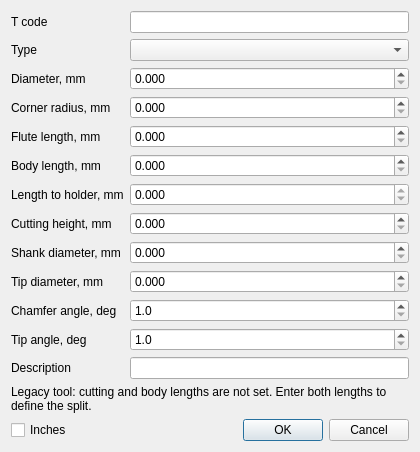
<?xml version="1.0" encoding="UTF-8"?>
<ui version="4.0">
 <class>MillingToolEditor</class>
 <widget class="QDialog" name="MillingToolEditor">
  <property name="minimumSize"><size><width>420</width><height>0</height></size></property>
  <layout class="QVBoxLayout" name="verticalLayout">
   <item><layout class="QFormLayout" name="formLayout">
    <item row="0" column="0"><widget class="QLabel" name="toolCodeLabel"><property name="text"><string>T code</string></property></widget></item><item row="0" column="1"><widget class="QLineEdit" name="toolCode"/></item>
    <item row="1" column="0"><widget class="QLabel" name="toolTypeLabel"><property name="text"><string>Type</string></property></widget></item><item row="1" column="1"><widget class="QComboBox" name="toolType"/></item>
    <item row="2" column="0"><widget class="QLabel" name="diameterLabel"><property name="text"><string>Diameter, mm</string></property></widget></item><item row="2" column="1"><widget class="QDoubleSpinBox" name="diameter"><property name="decimals"><number>3</number></property><property name="maximum"><double>10000.000000000000000</double></property></widget></item>
    <item row="3" column="0"><widget class="QLabel" name="cornerRadiusLabel"><property name="text"><string>Corner radius, mm</string></property></widget></item><item row="3" column="1"><widget class="QDoubleSpinBox" name="cornerRadius"><property name="decimals"><number>3</number></property><property name="maximum"><double>10000.000000000000000</double></property></widget></item>
    <item row="4" column="0"><widget class="QLabel" name="fluteLengthLabel"><property name="text"><string>Flute length, mm</string></property></widget></item><item row="4" column="1"><widget class="QDoubleSpinBox" name="fluteLength"><property name="decimals"><number>3</number></property><property name="maximum"><double>10000.000000000000000</double></property></widget></item>
    <item row="5" column="0"><widget class="QLabel" name="bodyLengthLabel"><property name="text"><string>Body length, mm</string></property></widget></item><item row="5" column="1"><widget class="QDoubleSpinBox" name="bodyLength"><property name="decimals"><number>3</number></property><property name="maximum"><double>10000.000000000000000</double></property></widget></item>
    <item row="6" column="0"><widget class="QLabel" name="lengthLabel"><property name="text"><string>Length to holder, mm</string></property></widget></item><item row="6" column="1"><widget class="QDoubleSpinBox" name="length"><property name="readOnly"><bool>true</bool></property><property name="decimals"><number>3</number></property><property name="maximum"><double>20000.000000000000000</double></property></widget></item>
    <item row="7" column="0"><widget class="QLabel" name="cuttingHeightLabel"><property name="text"><string>Cutting height, mm</string></property></widget></item><item row="7" column="1"><widget class="QDoubleSpinBox" name="cuttingHeight"><property name="decimals"><number>3</number></property><property name="maximum"><double>10000.000000000000000</double></property></widget></item>
    <item row="8" column="0"><widget class="QLabel" name="shankDiameterLabel"><property name="text"><string>Shank diameter, mm</string></property></widget></item><item row="8" column="1"><widget class="QDoubleSpinBox" name="shankDiameter"><property name="decimals"><number>3</number></property><property name="maximum"><double>10000.000000000000000</double></property></widget></item>
    <item row="9" column="0"><widget class="QLabel" name="tipDiameterLabel"><property name="text"><string>Tip diameter, mm</string></property></widget></item><item row="9" column="1"><widget class="QDoubleSpinBox" name="tipDiameter"><property name="decimals"><number>3</number></property><property name="maximum"><double>10000.000000000000000</double></property></widget></item>
    <item row="10" column="0"><widget class="QLabel" name="chamferAngleLabel"><property name="text"><string>Chamfer angle, deg</string></property></widget></item><item row="10" column="1"><widget class="QDoubleSpinBox" name="chamferAngle"><property name="decimals"><number>1</number></property><property name="minimum"><double>1.000000000000000</double></property><property name="maximum"><double>179.000000000000000</double></property></widget></item>
    <item row="11" column="0"><widget class="QLabel" name="tipAngleLabel"><property name="text"><string>Tip angle, deg</string></property></widget></item><item row="11" column="1"><widget class="QDoubleSpinBox" name="tipAngle"><property name="decimals"><number>1</number></property><property name="minimum"><double>1.000000000000000</double></property><property name="maximum"><double>179.000000000000000</double></property></widget></item>
    <item row="12" column="0"><widget class="QLabel" name="descriptionLabel"><property name="text"><string>Description</string></property></widget></item><item row="12" column="1"><widget class="QLineEdit" name="description"/></item>
   </layout></item>
   <item><widget class="QLabel" name="lengthsHint"><property name="text"><string>Legacy tool: cutting and body lengths are not set. Enter both lengths to define the split.</string></property><property name="wordWrap"><bool>true</bool></property></widget></item>
   <item><layout class="QHBoxLayout" name="buttonLayout"><item><widget class="QCheckBox" name="inchesCheck"><property name="text"><string>Inches</string></property></widget></item><item><spacer name="buttonSpacer"><property name="orientation"><enum>Qt::Orientation::Horizontal</enum></property><property name="sizeHint" stdset="0"><size><width>40</width><height>20</height></size></property></spacer></item><item><widget class="QDialogButtonBox" name="buttonBox"><property name="standardButtons"><set>QDialogButtonBox::StandardButton::Cancel|QDialogButtonBox::StandardButton::Ok</set></property></widget></item></layout></item>
  </layout>
 </widget><resources/><connections/>
</ui>
